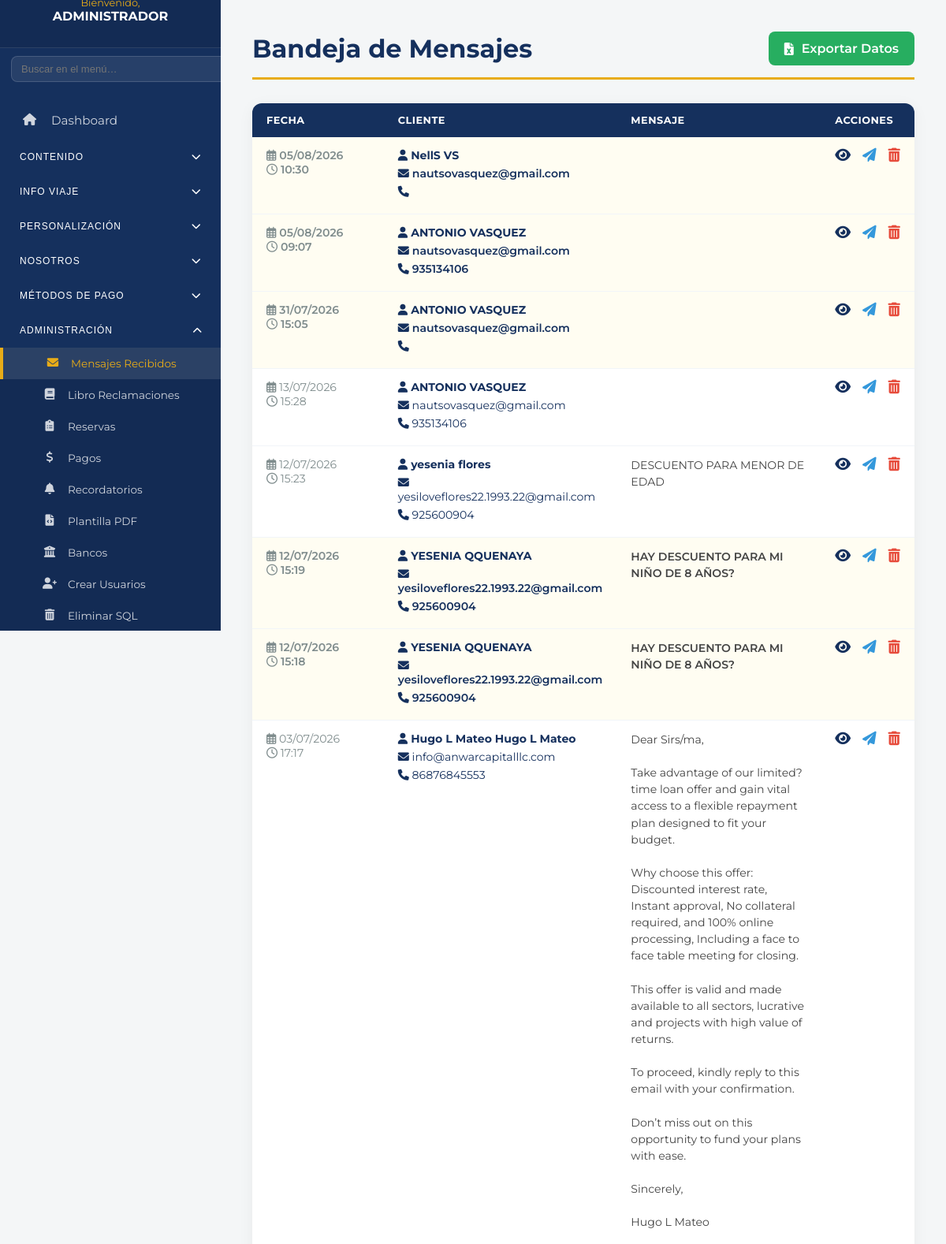
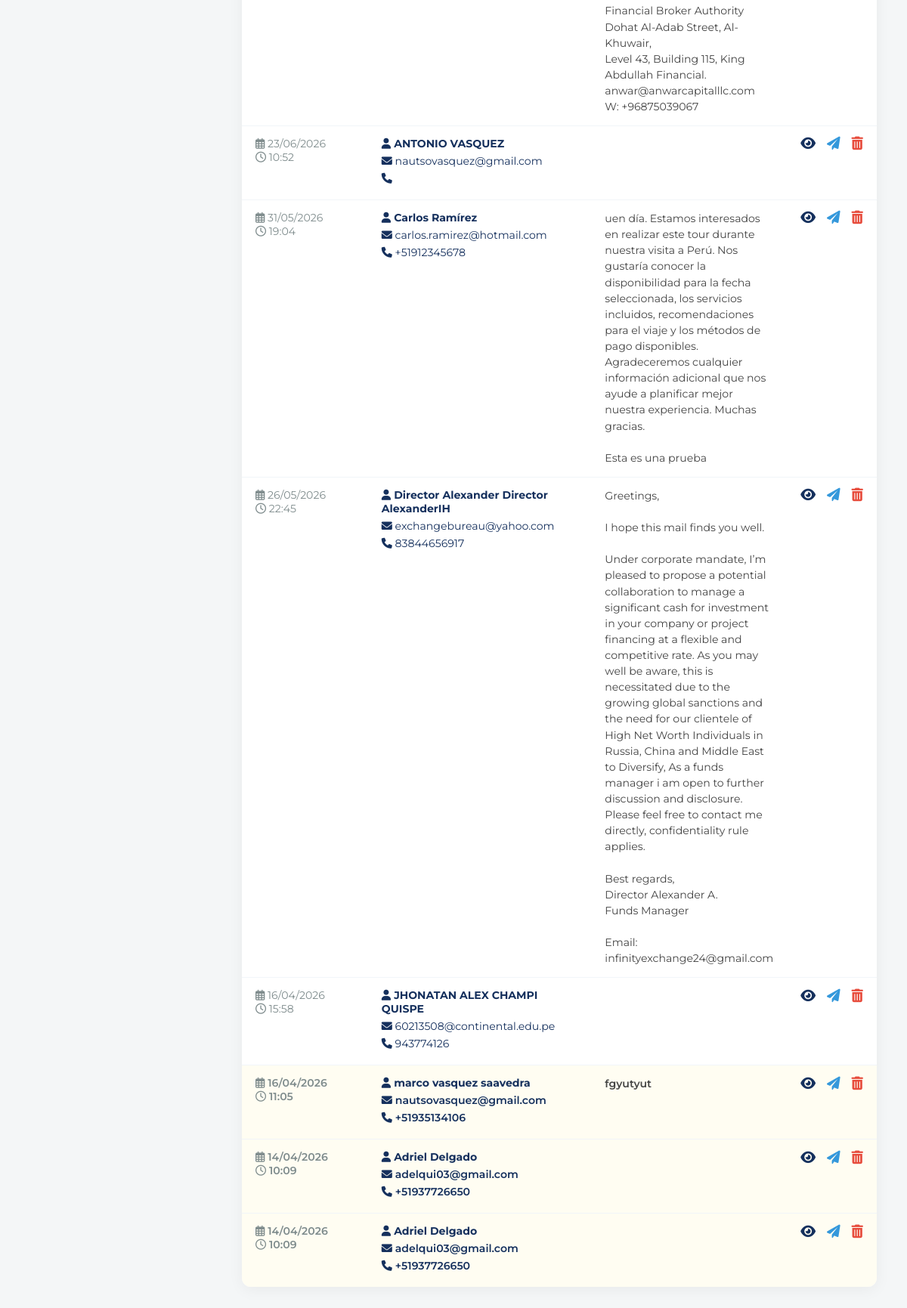
The page /admin/mensajes.php (signed in) on the database its author committed (2 pictures, top to bottom).
### tables this page shows
CREATE TABLE `mensajes` (
  `id` int NOT NULL AUTO_INCREMENT,
  `nombre` varchar(100) NOT NULL,
  `email` varchar(100) NOT NULL,
  `pais` varchar(100) DEFAULT NULL,
  `telefono` varchar(20) DEFAULT NULL,
  `adultos` int DEFAULT '0',
  `ninos` int DEFAULT '0',
  `fecha_viaje` date DEFAULT NULL,
  `tour_interes` varchar(255) DEFAULT NULL,
  `mensaje` text NOT NULL,
  `leido` tinyint(1) DEFAULT '0',
  `fecha_creacion` timestamp NOT NULL DEFAULT CURRENT_TIMESTAMP,
  PRIMARY KEY (`id`)
);

### admin/mensajes.php (the view, shortened to what this page needs)
<?php
$db = (new Database())->getConnection();
$query = "SELECT * FROM mensajes ORDER BY fecha_creacion DESC";
$stmt = $db->query($query);
$mensajes = $stmt->fetchAll(PDO::FETCH_ASSOC);
?>
<!DOCTYPE html>
<html lang="es">
<head>
    <link rel="stylesheet" href="https://cdnjs.cloudflare.com/ajax/libs/font-awesome/6.0.0/css/all.min.css">
    <link rel="stylesheet" href="../assets/css/admin.css">
</head>
<body>
    <div class="admin-wrapper">
        <?php include '../includes/sidebar.php'; ?>
        <main class="main-content">
            <div class="page-header">
                <h1>Bandeja de <span>Mensajes</span></h1>
                <a href="mensajes.php?exportar=excel" class="btn-excel">
                    <i class="fas fa-file-excel"></i> Exportar Datos
                </a>
            </div>
            <div class="table-container">
                <table>
                    <thead>
                        <tr>
                            <th>Fecha</th>
                            <th>Cliente</th>
                            <th>Mensaje</th>
                            <th>Acciones</th>
                        </tr>
                    </thead>
                    <tbody>
                        <?php if ($mensajes): ?>
                            <?php foreach ($mensajes as $m): ?>
                                <tr class="<?php echo (isset($m['leido']) && $m['leido'] == 0) ? 'row-unread' : ''; ?>">
                                    <td style="width: 140px; color: #7f8c8d;">
                                        <i class="far fa-calendar-alt"></i> <?php echo date('d/m/Y', strtotime($m['fecha_creacion'])); ?><br>
                                        <i class="far fa-clock"></i> <?php echo date('H:i', strtotime($m['fecha_creacion'])); ?>
                                    </td>
                                    <td style="width: 240px;">
                                        <span class="badge-contact"><strong><i class="fas fa-user"></i> <?php echo htmlspecialchars($m['nombre']); ?></strong></span>
                                        <span class="badge-contact"><i class="fas fa-envelope"></i> <?php echo htmlspecialchars($m['email']); ?></span>
                                        <span class="badge-contact"><i class="fas fa-phone"></i> <?php echo htmlspecialchars($m['telefono']); ?></span>
                                    </td>
                                    <td>
                                        <div style="line-height: 1.5; color: #444;">
                                            <?php echo nl2br(htmlspecialchars($m['mensaje'])); ?>
                                        </div>
                                    </td>
                                    <td style="width: 80px;">
                                        <div class="actions-cell">
                                            <a href="mensajes_ver.php?id=<?php echo $m['id']; ?>" class="btn-action btn-view" title="Ver detalle">
                                            </a>
                                            <a href="mailto:<?php echo $m['email']; ?>" class="btn-action btn-reply" title="Responder">
                                            </a>
                                            <a href="mensajes.php?eliminar=<?php echo $m['id']; ?>" class="btn-action btn-delete" title="Borrar" onclick="return confirm('¿Eliminar?')">
                                            </a>
                                        </div>
                                    </td>
                                </tr>
                            <?php endforeach; ?>
                        <?php else: ?>
                            <tr>
                                <td colspan="4" style="text-align: center; padding: 50px;">No hay mensajes.</td>
                            </tr>
                        <?php endif; ?>
                    </tbody>
                </table>
            </div>
        </main>
    </div>
</body>
</html>

### assets/css/admin.css (style rules this page uses)
:root { --color-primario-azul: #15305D; --color-secundario-amarillo: #E8AC18; --color-texto-oscuro: #2C3E50; --color-texto-claro: #ECF0F1; --sidebar-width: 280px; }
body { background-color: #f4f6f7; font-family: 'Montserrat', sans-serif; margin: 0; color: var(--color-texto-oscuro); }
.admin-wrapper, .admin-container { display: flex; min-height: 100vh; }
.main-content { flex: 1; padding: 30px 40px; overflow-y: auto; background-color: #f4f6f7; }
.table-container { background: #fff; border-radius: 12px; box-shadow: 0 2px 10px rgba(0,0,0,0.04); overflow-x: auto; }
.table-container table { width: 100%; border-collapse: collapse; }
.table-container table thead { background: var(--color-primario-azul); color: #fff; }
.table-container table th { padding: 14px 18px; text-align: left; font-size: 0.8rem; font-weight: 700; text-transform: uppercase; letter-spacing: 0.5px; }
.table-container table td { padding: 14px 18px; border-bottom: 1px solid #f1f5f9; font-size: 0.88rem; }
.table-container table tbody tr:last-child td { border-bottom: none; }

### admin/mensajes.php (style rules this page uses)
:root { --color-primario-azul: #15305D; --color-secundario-amarillo: #E8AC18; --color-fondo-blanco: #FFFFFF; --color-texto-oscuro: #333333; --color-texto-claro: #ECF0F1; --sidebar-width: 280px; --color-exito: #27ae60; --color-error: #e74c3c; }
body { background-color: #f4f6f7; font-family: 'Montserrat', sans-serif; margin: 0; color: var(--color-texto-oscuro); }
.admin-wrapper { display: flex; min-height: 100vh; }
.main-content { flex: 1; padding: 40px; box-sizing: border-box; width: calc(100% - var(--sidebar-width)); }
.page-header { display: flex; justify-content: space-between; align-items: center; margin-bottom: 30px; border-bottom: 3px solid var(--color-secundario-amarillo); padding-bottom: 15px; }
.page-header h1 { margin: 0; color: var(--color-primario-azul); font-weight: 700; }
.btn-excel { background-color: var(--color-exito); color: white; padding: 12px 20px; border-radius: 8px; text-decoration: none; font-weight: 600; display: inline-flex; align-items: center; gap: 10px; transition: all 0.3s ease; }
.table-container { background: white; border-radius: 12px; box-shadow: 0 4px 20px rgba(0,0,0,0.05); overflow-x: auto; }
table { width: 100%; border-collapse: collapse; min-width: 800px; }
thead { background-color: var(--color-primario-azul); color: white; }
th { padding: 18px; text-align: left; font-size: 0.85rem; text-transform: uppercase; }
td { padding: 18px; border-bottom: 1px solid #edf2f7; vertical-align: top; font-size: 0.9rem; }
.row-unread { background-color: #fffdf2; font-weight: 600; }
.actions-cell { display: flex; gap: 15px; }
.btn-action { text-decoration: none; transition: transform 0.2s; }
.btn-reply { color: #3498db; }
.btn-view { color: var(--color-primario-azul); }
.btn-delete { color: var(--color-error); }
.badge-contact { display: block; margin-bottom: 5px; color: var(--color-primario-azul); }

### rows shown on the page
mensajes: fecha_creacion "05/08/2026", fecha_creacion "10:30", nombre "NellS VS", email "nautsovasquez@gmail.com"
mensajes: fecha_creacion "05/08/2026", fecha_creacion "09:07", nombre "ANTONIO VASQUEZ", email "nautsovasquez@gmail.com", telefono "935134106"
mensajes: fecha_creacion "31/07/2026", fecha_creacion "15:05", nombre "ANTONIO VASQUEZ", email "nautsovasquez@gmail.com"
mensajes: fecha_creacion "13/07/2026", fecha_creacion "15:28", nombre "ANTONIO VASQUEZ", email "nautsovasquez@gmail.com", telefono "935134106"
mensajes: fecha_creacion "12/07/2026", fecha_creacion "15:23", nombre "yesenia flores", email "yesiloveflores22.1993.22@gmail.com", telefono "925600904", mensaje "DESCUENTO PARA MENOR DE EDAD"
mensajes: fecha_creacion "12/07/2026", fecha_creacion "15:19", nombre "YESENIA QQUENAYA", email "yesiloveflores22.1993.22@gmail.com", telefono "925600904", mensaje "HAY DESCUENTO PARA MI NIÑO DE 8 AÑOS?"
mensajes: fecha_creacion "12/07/2026", fecha_creacion "15:18", nombre "YESENIA QQUENAYA", email "yesiloveflores22.1993.22@gmail.com", telefono "925600904", mensaje "HAY DESCUENTO PARA MI NIÑO DE 8 AÑOS?"
mensajes: fecha_creacion "03/07/2026", fecha_creacion "17:17", nombre "Hugo L Mateo Hugo L Mateo", email "info@anwarcapitalllc.com", telefono "86876845553", mensaje "Dear Sirs/ma, Take advantage of our limited?time loan offer and gain vital access to a flexible repayment plan designed to fit your budget. Why choose this offer: Discounted interest rate, Instant approval, No collateral required, and 100% online processing, Including a face to face table meeting for closing. This offer is valid and made available to all sectors, lucrative and projects with high value of returns. To proceed, kindly reply to this email with your confirmation. Don’t miss out on this opportunity to fund your plans with ease. Sincerely, Hugo L Mateo Financial Broker Authority Dohat Al-Adab Street, Al-Khuwair, Level 43, Building 115, King Abdullah Financial.…"
mensajes: fecha_creacion "23/06/2026", fecha_creacion "10:52", nombre "ANTONIO VASQUEZ", email "nautsovasquez@gmail.com"
mensajes: fecha_creacion "31/05/2026", fecha_creacion "19:04", nombre "Carlos Ramírez", email "carlos.ramirez@hotmail.com", telefono "+51912345678", mensaje "uen día. Estamos interesados en realizar este tour durante nuestra visita a Perú. Nos gustaría conocer la disponibilidad para la fecha seleccionada, los servicios incluidos, recomendaciones para el viaje y los métodos de pago disponibles. Agradeceremos cualquier información adicional que nos ayude a planificar mejor nuestra experiencia. Muchas gracias. Esta es una prueba"
mensajes: fecha_creacion "26/05/2026", fecha_creacion "22:45", nombre "Director Alexander Director AlexanderIH", email "exchangebureau@yahoo.com", telefono "83844656917", mensaje "Greetings, I hope this mail finds you well. Under corporate mandate, I’m pleased to propose a potential collaboration to manage a significant cash for investment in your company or project financing at a flexible and competitive rate. As you may well be aware, this is necessitated due to the growing global sanctions and the need for our clientele of High Net Worth Individuals in Russia, China and Middle East to Diversify, As a funds manager i am open to further discussion and disclosure. Please feel free to contact me directly, confidentiality rule applies. Best regards, Director Alexander A. Funds Manager Email: infinityexchange24@gmail.com"
mensajes: fecha_creacion "16/04/2026", fecha_creacion "15:58", nombre "JHONATAN ALEX CHAMPI QUISPE", email "60213508@continental.edu.pe", telefono "943774126"
mensajes: fecha_creacion "16/04/2026", fecha_creacion "11:05", nombre "marco vasquez saavedra", email "nautsovasquez@gmail.com", telefono "+51935134106", mensaje "fgyutyut"
mensajes: fecha_creacion "14/04/2026", fecha_creacion "10:09", nombre "Adriel Delgado", email "adelqui03@gmail.com", telefono "+51937726650"
mensajes: fecha_creacion "14/04/2026", fecha_creacion "10:09", nombre "Adriel Delgado", email "adelqui03@gmail.com", telefono "+51937726650"

### other values the page prints
$usuario_nombre "ADMINISTRADOR"
